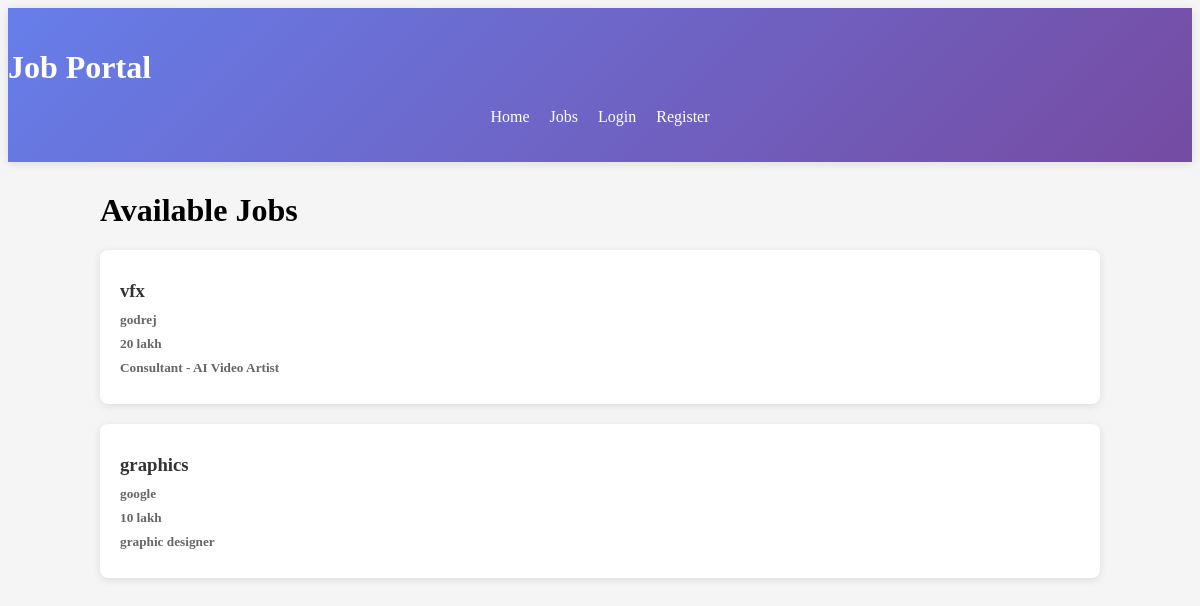
Screenshot of /job_list/ with the database file from the repository.
### jobs/models.py (models this page shows)
class Job(models.Model):
    recruiter = models.ForeignKey(User, on_delete=models.CASCADE)
    title = models.CharField(max_length=100)
    role = models.CharField(max_length=100)
    location = models.CharField(max_length=1000)
    description = models.TextField()
    salary = models.CharField(max_length=100)
    logo = models.ImageField(upload_to='logos/', null=True, blank=True)
    company = models.CharField(max_length=100)
    posted_on = models.DateField(auto_now_add=True,null=True,blank=True)

### jobs/views.py (the view)
# urls.py: path('job_list/',views.job_list,name='job_list'),
def job_list(request):
    jobs = Job.objects.all().order_by('-posted_on')
    return render(request,'job_list.html',{'jobs':jobs})

### jobs/templates/job_list.html
{% extends 'base.html' %}
{% block content %}
<div style="max-width: 1000px; margin: 0 auto;">
    <h1> Available Jobs</h1>
    {% for job in jobs %}
    <div class="job-card">
        <a href="{% url 'job_details' job.id %}"><h3>{{ job.title }}</h3></a>
        <h5> {{ job.company }}</h5>
        <h5> {{ job.salary }}</h5>
        <h5> {{ job.role }}</h5>
    </div>
    {% empty %}
    <p>No jobs available at the moment.</p>
    {% endfor %}
</div>
{% endblock content %}

### jobs/templates/base.html (style rules this page uses)
body { background-color: #f5f5f5; }
.job-card { background: white; padding: 20px; margin-bottom: 20px; border-radius: 8px; box-shadow: 0 2px 8px rgba(0,0,0,0.1); transition: all 0.3s ease; cursor: pointer; }
.job-card a { text-decoration: none; color: #667eea; }
.job-card h3 { margin: 10px 0; color: #333; }
.job-card h5 { margin: 8px 0; color: #666; }

### rows the page displays
Job: title "vfx", company "godrej", salary "20 lakh", role "Consultant - AI Video Artist"
Job: title "graphics", company "google", salary "10 lakh", role "graphic designer"
